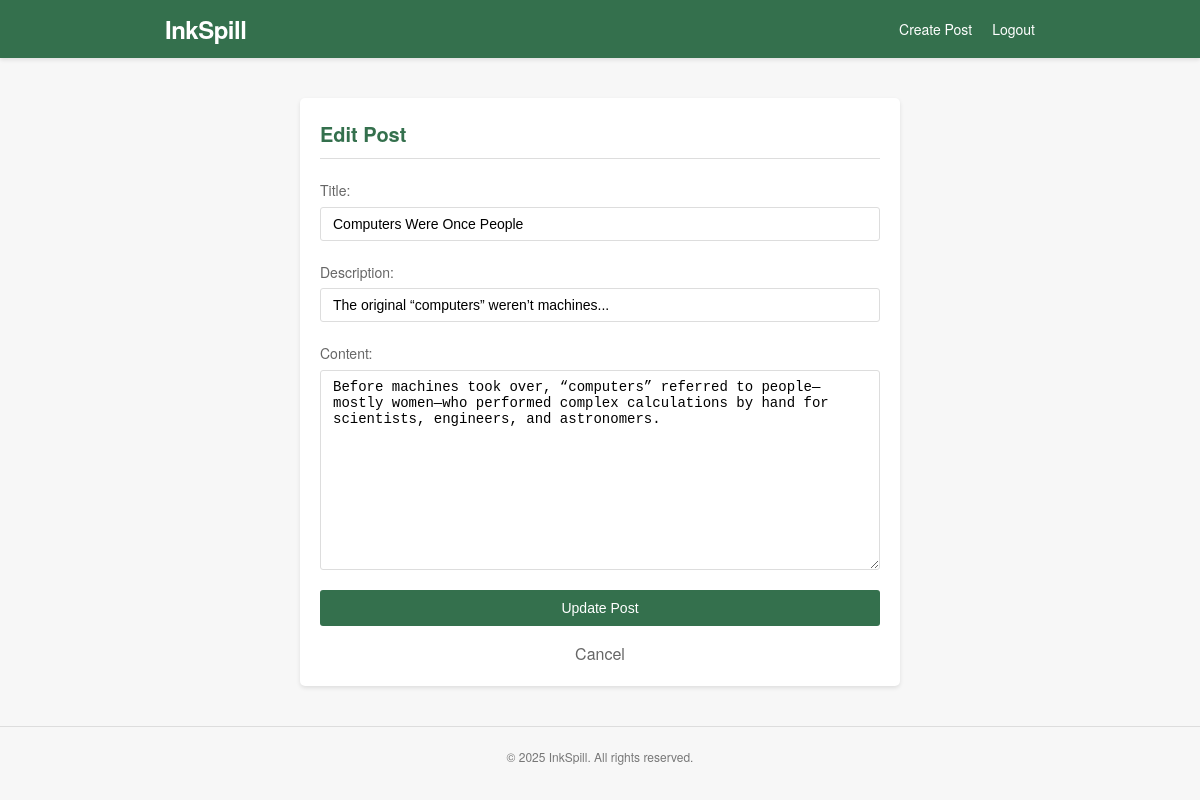
/post/13/edit/ (signed in), run on the app's committed database.
### posts/models.py (models this page shows, shortened)
class Post(models.Model):
    title = models.CharField(max_length=200)
    description = models.TextField()
    content = models.TextField()
    author = models.ForeignKey(User, on_delete=models.CASCADE, related_name='posts', null=True, blank=True)
    created_at = models.DateTimeField(null=True, blank=True)

### posts/views.py (the view, shortened to what this page needs)
# urls.py: path('post/<int:pk>/edit/', PostUpdateView.as_view(), name='post_edit'),
class PostUpdateView(LoginRequiredMixin, UpdateView):
    model = Post
    form_class = PostForm
    template_name = 'posts/pages/post/post_form.html'
    def get_queryset(self):
        return Post.objects.filter(author=self.request.user)

### posts/forms.py
class PostForm(forms.ModelForm):
    class Meta:
        model = Post
        fields = ['title', 'description', 'content']
        widgets = {
            'title': forms.TextInput(attrs={'class': 'form-input'}),
            'description': forms.TextInput(attrs={'class': 'form-input'}),
            'content': forms.Textarea(attrs={'class': 'form-input', 'rows': 10}),
        }

### posts/templates/posts/pages/post/post_form.html (shortened to what this page needs)
{% extends 'posts/layouts/base.html' %}
{% block content %}
<div class="post-form-container">
    <h1 class="page-title">{% if form.instance.pk %}Edit{% else %}Create{% endif %} Post</h1>
    <form method="post" class="post-form">
        {% for field in form %}
            <div class="form-group">
                {{ field.label_tag }}
                {{ field }}
            </div>
        {% endfor %}
        <button type="submit" class="submit-button">{% if form.instance.pk %}Update{% else %}Create{% endif %} Post</button>
    </form>
    <div class="cancel-link">
        <a href="{% url 'post_list' %}">Cancel</a>
    </div>
</div>
{% endblock %}

### posts/templates/posts/layouts/base.html (style rules this page uses)
* { margin: 0; padding: 0; box-sizing: border-box; }
body { font-family: 'Lucida Grande', 'Frutiger', 'Helvetica Neue', Arial, sans-serif; background-color: #f7f7f7; color: #333; line-height: 1.6; }
.page-title { color: #34704D; margin-bottom: 20px; font-size: 20px; font-weight: bold; padding-bottom: 8px; border-bottom: 1px solid #ddd; }

### posts/templates/posts/pages/post/post_form.html (style rules this page uses)
.post-form-container { max-width: 600px; margin: 40px auto; padding: 20px; background-color: white; border-radius: 5px; box-shadow: 0 2px 4px rgba(0, 0, 0, 0.1); }
.post-form { display: flex; flex-direction: column; gap: 20px; }
.form-group { display: flex; flex-direction: column; gap: 5px; }
.form-group label { font-size: 14px; color: #666; }
.form-group input, .form-group textarea { padding: 8px 12px; border: 1px solid #ddd; border-radius: 3px; font-size: 14px; }
.form-group textarea { min-height: 200px; resize: vertical; }
.submit-button { background-color: #34704D; color: white; padding: 10px; border: none; border-radius: 3px; font-size: 14px; cursor: pointer; transition: background-color 0.2s; }
.cancel-link { text-align: center; margin-top: 15px; }
.cancel-link a { color: #666; text-decoration: none; }

### data on the page
Post: form "Computers Were Once People" "The original “computers” weren’t machines..." "Before machines took over, “computers” referred to people—mostly women—who performed complex calculations by hand for scientists, engineers, and astronomers."

### other printed values
{{ field.label_tag }} "Title:" "Description:" "Content:"
